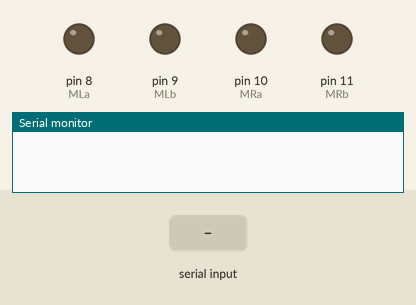
This sketch was run on a simulated Arduino Uno, built with avr-gcc and run on an emulated ATmega328P. On the bench: output pins drawn as LEDs (lit = HIGH), the last lines printed to the serial monitor. The inputs (shaded band) are chosen by the test bench.

Above: at 1.2 s.
1.3 s: "front\n" received over the second serial link
At 2.3 s:
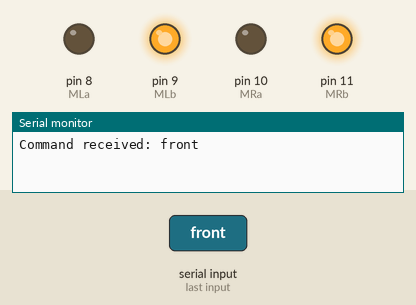
2.8 s: "back\n" received over the second serial link
At 3.4 s:
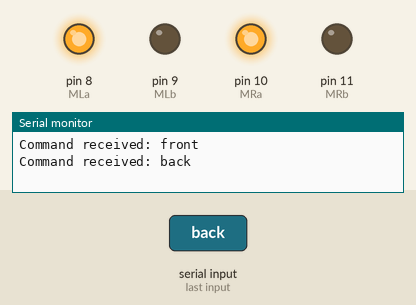
4.3 s: "left\n" received over the second serial link
At 4.6 s:
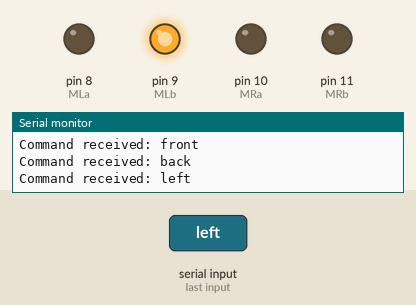
5.8 s: "right\n" received over the second serial link
At 6.9 s:
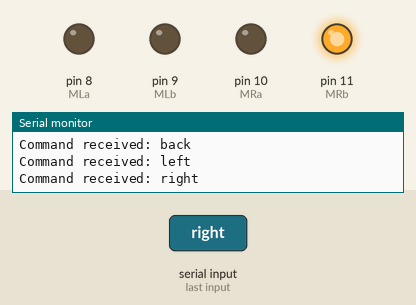
Timing chart, 0 to 8.3 s (numbered marks = the images above; inputs shaded):
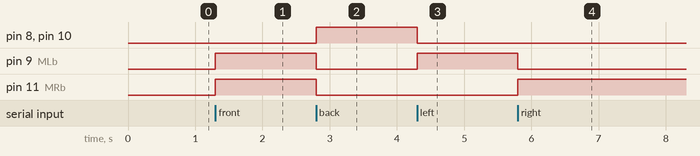

Measured:
- after the input at 1.3 s, pin 9 (MLb), pin 11 (MRb): LOW → HIGH at once
- after the input at 2.8 s, pin 8 (MLa), pin 10 (MRa): LOW → HIGH at once; pin 9 (MLb), pin 11 (MRb): HIGH → LOW at once
- after the input at 4.3 s, pin 8 (MLa), pin 10 (MRa): HIGH → LOW at once; pin 9 (MLb): LOW → HIGH at once
- after the input at 5.8 s, pin 9 (MLb): HIGH → LOW at once; pin 11 (MRb): LOW → HIGH at once

The sketch:

Voice_ArduinoUno.ino
```cpp
#include <SoftwareSerial.h>
SoftwareSerial bluetooth(7, 6); // RX, TX

#define MLa 8     // Left motor A
#define MLb 9     // Left motor B
#define MRa 10    // Right motor A
#define MRb 11    // Right motor B

String command = "";

void setup() {
  Serial.begin(9600);
  bluetooth.begin(9600);

  pinMode(MLa, OUTPUT);
  pinMode(MLb, OUTPUT);
  pinMode(MRa, OUTPUT);
  pinMode(MRb, OUTPUT);

  stopMotors(); // Start with motors stopped
}

void loop() {
  if (bluetooth.available()) {
    command = bluetooth.readStringUntil('\n');
    command.trim();
    command.toLowerCase();
    Serial.println("Command received: " + command);

    // Stop before executing next action
    stopMotors();

    if (command.indexOf("front") != -1 || command.indexOf("forward") != -1 || command.indexOf("advance") != -1) {
      moveForward();
    } else if (command.indexOf("back") != -1 || command.indexOf("reverse") != -1) {
      moveBackward();
    } else if (command.indexOf("left") != -1) {
      turnLeft();  // Fixed left turn
    } else if (command.indexOf("right") != -1) {
      turnRight(); // Fixed right turn
    } else if (command.indexOf("stop") != -1) {
      stopMotors();
    } else {
      Serial.println("Unknown command");
    }
  }
}

// === Motor control functions ===

void moveForward() {
  digitalWrite(MLa, LOW);
  digitalWrite(MLb, HIGH);
  digitalWrite(MRa, LOW);
  digitalWrite(MRb, HIGH);
}

void moveBackward() {
  digitalWrite(MLa, HIGH);
  digitalWrite(MLb, LOW);
  digitalWrite(MRa, HIGH);
  digitalWrite(MRb, LOW);
}

void turnLeft() {
  // Left motors run forward, right motors stop
  digitalWrite(MLa, LOW);
  digitalWrite(MLb, HIGH);
  digitalWrite(MRa, LOW);
  digitalWrite(MRb, LOW);
}

void turnRight() {
  // Right motors run forward, left motors stop
  digitalWrite(MLa, LOW);
  digitalWrite(MLb, LOW);
  digitalWrite(MRa, LOW);
  digitalWrite(MRb, HIGH);
}

void stopMotors() {
  digitalWrite(MLa, LOW);
  digitalWrite(MLb, LOW);
  digitalWrite(MRa, LOW);
  digitalWrite(MRb, LOW);
}
```
